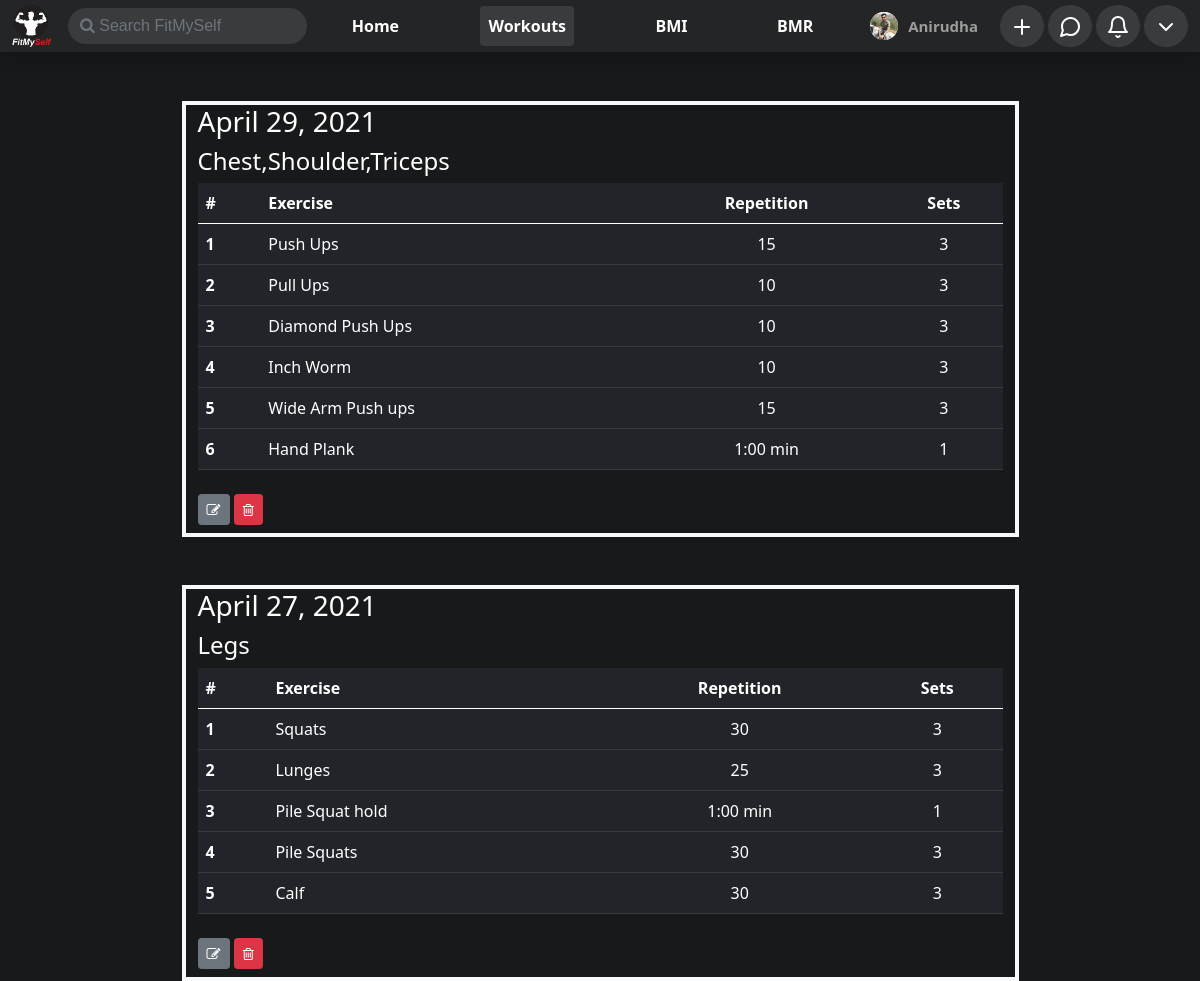
Page /workout/ (signed in) on the committed database.
### home/models.py (models this page shows, shortened)
class ProfilePictures(models.Model):
    user = models.ForeignKey(User,on_delete=models.CASCADE,null=True)
    upload_on = models.DateTimeField(default = timezone.now,null=True)
    display_picture = models.ImageField(upload_to=dpPath,null=True,blank=True)

### workout/models.py (models this page shows, shortened)
class Workout(models.Model):
    user = models.ForeignKey(User,on_delete=models.CASCADE,null=True,blank=True)
    date = models.DateField(default=timezone.now)
    parts = models.CharField(max_length=50,null=True)
    slug = models.CharField(max_length=50,null=True,blank=True)

class Exercise(models.Model):
    workout = models.ForeignKey(Workout,on_delete=models.CASCADE)
    name = models.CharField(max_length=50)
    repetition = models.CharField(max_length=50)
    sets = models.IntegerField(null=True)

### workout/views.py (the view)
# urls.py: path('workout/',include('workout.urls')),
def workout(request):
    if not request.user.is_authenticated:
        return redirect('/')
    page = request.GET.get('page',1)
    exercises = []
    workout_list = Workout.objects.filter(user = request.user).order_by("-date")
    paginator = Paginator(workout_list,2)
    try:
        workouts = paginator.page(page)
    except PageNotAnInteger:
        workouts = paginator.page(1)
    except EmptyPage:
        workouts = paginator.page(paginator.num_pages)
    for workout in workout_list:
        exercises.append(Exercise.objects.filter(workout=workout))
    params = {
        'workouts' : workouts,
        'exercises' : exercises,
    }
    return render(request,'workout/workout.html',params)

### calculator/context_processor.py (called while the page is built)
def userBmi(request):
    if request.user.is_authenticated:
        try:
            bmi = Bmi.objects.get(user = request.user)
            params = {
                "bmi" : bmi
            }
        except Bmi.DoesNotExist:
            params = {}
    else:
        params = {}
    return params

def userBmr(request):
    if request.user.is_authenticated:
        try:
            bmr = Bmr.objects.get(user = request.user)
            params = {
                "bmr" : bmr
            }
        except Bmr.DoesNotExist:
            params = {}
    else:
        params = {}
    return params

### home/context_processor.py (called while the page is built)
def user_profile(request):
    if request.user.is_authenticated:
        try:
            user = UserExtended.objects.get(user = request.user)
            user_profile = ProfilePictures.objects.filter(user=request.user).order_by("-upload_on").first()
            params = {
                "user" : user,
                "user_profile" : user_profile,
                "media" : settings.MEDIA_URL,
            }
        except ProfilePictures.DoesNotExist:
            params ={}
    else:
        params = {}
    return params

def search(request):
    if request.user.is_authenticated:
        if request.GET.get('search') is not None:
            result = {}
            profile_pics = []
            querry = request.GET.get('search')
            users = User.objects.filter(
                Q(first_name__icontains=querry) |
                Q(last_name__icontains=querry)
            )
            for user in users:
                result[UserExtended.objects.filter(user=user).first()] = ProfilePictures.objects.filter(user=user).order_by("-upload_on").first()
            print(result)
            params = {
                'result' : result,
            }
        else:
            params = {}
    else:
        params = {}
    return params

### home/templatetags/extras.py (called while the page is built)
@register.filter(name="value")
def value(dict,key):
    try:
        return dict[key].display_picture
    except AttributeError:
        return dict[key]

### workout/templates/workout/workout.html (shortened to what this page needs)
{% extends 'base.html' %}
{% load static %}
{% block body %}
<div class="container infinite-container" id="main-div">
    {% for workout in workouts %}
    <div class="workout infinite-item mx-auto mt-5 border container-fluid border-light border-4">
        <h3>{{workout.date}}</h3>
        <h4>{{workout.parts}}</h4>
        <div class="table-responsive">
            <table class="table table-dark">
                <thead>
                    <tr>
                        <th>#</th>
                        <th>Exercise</th>
                        <th class="text-center">Repetition</th>
                        <th class="text-center">Sets</th>
                    </tr>
                </thead>
                <tbody>
                    {% for exercise in exercises %}
                    {% for i in exercise %}
                    {% if i.workout == workout %}
                    <tr>
                        <th>{{forloop.counter}}</th>
                        <td>{{i.name}}</td>
                        <td class="text-center">{{i.repetition}}</td>
                        <td class="text-center">{{i.sets}}</td>
                    </tr>
                    {% endif %}
                    {% endfor %}
                    {% endfor %}
                </tbody>
            </table>
        </div>
        <div class="my-2">
            <a href="/workout/update_workout/{{workout.slug}}" class="btn btn-sm btn-secondary"><i class="fa fa-edit"></i></a>
            <a href="/workout/delete_workout/{{workout.slug}}" class="btn btn-sm btn-danger"><i class="fa fa-trash-o"></i></a>
        </div>
    </div>
    {% endfor %}
</div>
{% endblock body %}

### templates/base.html (shortened to what this page needs)
{% load static %}
{% load humanize %}
{% load extras %}
<!doctype html>
<html lang="en">
<head>
    <link href="https://cdn.jsdelivr.net/npm/bootstrap@5.0.0-beta1/dist/css/bootstrap.min.css" rel="stylesheet"
>
    <link rel="stylesheet" href="https://cdnjs.cloudflare.com/ajax/libs/font-awesome/4.7.0/css/font-awesome.min.css">
</head>
<body style="background-color: #18191a;">
    <nav class="navbar shadow p-0 navbar-expand-lg fixed-top navbar-dark navbar-bg" id="navbar">
        <div class="container-fluid">
            <div class="logo">
                <a class="navbar-brand text-right" href="/"><img src="{% static 'images/logo.png' %}" width="40px"
                        alt="logo"></a>
                <form id="search-form" action="" method="get">
                    <input class="no-outline text-light outline-none form-control rounded-pill me-2" id="search" name="search" onchange="form.submit()" type="text" placeholder="&#xF002; Search FitMySelf" style="font-family:Arial, FontAwesome" aria-label="Search">
                </form>
            </div>
            <div class="collapse navbar-collapse" id="navbarSupportedContent">
                <ul class="navbar-nav mb-2 mb-lg-0" id="main-nav">
                    <li class="nav-item">
                        <a href="/" class="navbar-link rounded nav-link {% if request.get_full_path == '/' %} nav-active {% endif %}">Home</a>
                    </li>
                    <li class="nav-item">
                        <a href="/workout" class="navbar-link rounded nav-link {% if request.get_full_path == '/workout/' %} nav-active {% endif %}">Workouts</a>
                    </li>
                    <li class="nav-item">
                        <a href="/calculator/bmi_calculator" class="navbar-link rounded nav-link {% if request.get_full_path == '/calculator/bmi_calculator' %} nav-active {% endif %}">BMI</a>
                    </li>
                    <li class="nav-item">
                        <a href="/calculator/bmr_calculator" class="navbar-link rounded nav-link {% if request.get_full_path == '/calculator/bmr_calculator' %} nav-active {% endif %}">BMR</a>
                    </li>
                </ul>
                {% if request.user.is_authenticated %}
                <ul class="navbar-nav mb-2 mb-lg-0" id="secondary-nav" onresize="changeSize()">
                    <li class="nav-item rounded-pill px-2 profile-name {% if request.get_full_path == '/'|addstr:request.user.slug %}nav-active{% endif %}" style="width: max-content;">
                        <div class="d-flex my-auto h-100  justify-content-between align-items-center">
                            <span class="icon rounded-circle bg-light">
                                <img src="{% if user_profile %}{{media}}{{user_profile.display_picture}}{% else %}{% static 'images/user.svg' %}{% endif %}"
                                    class="rounded-circle" style="width: 100%; height: 100%;" alt="">
                            </span>
                            <a href="/user/{{user.slug}}" class="nav-link py-0" style="font-size: .9375rem; font-weight: 600;">
                                {{request.user.first_name}}
                            </a>
                        </div>
                    </li>
                    <li class="nav-item dropdown">
                        <span class="icon w-100 h-100 basic-nav rounded-circle">
                            <a href="#" class="nav-link" id="add" role="button" data-bs-toggle="dropdown" aria-expanded="false">
                                <img src="{% static 'images/plus.svg' %}" class="w-100 h-100" alt="">
                            </a>
                        </span>
                    </li>
                    <li class="nav-item">
                        <span class="icon w-100 h-100 basic-nav rounded-circle">
                            <a class="nav-link" href="/messenger" id="messengerDropdown" role="button">
                                <img src="{% static 'images/mess.svg' %}" class="w-100 h-100" style="height: 100%; width: 100%;" alt="">
                            </a>
                        </span>
                    </li>
                    <li class="nav-item dropdown">
                        <span class="icon w-100 h-100 basic-nav rounded-circle">
                            <a class="nav-link" href="#" id="notificationDropdown" role="button" data-bs-toggle="dropdown" aria-expanded="false">
                                <img src="{% static 'images/bell.svg' %}" style="width: 100%; height: 100%;" alt="">
                            </a>
                        </span>
                    </li>
                    <li class="nav-item">
                        <span class="dropdown icon w-100 h-100 basic-nav rounded-circle">
                            <a class="nav-link" id="profileDropdown" href="#" role="button" id="profileDropdown"
                                data-bs-toggle="dropdown" aria-expanded="false">
                                <img src="{% static 'images/chevron-down.svg' %}" style="width: 100%; height: 100%;"
                                    alt="">
                            </a>
                        </span>
                    </li>
                </ul>
                {% endif %}
            </div>
        </div>
    </nav>
    {% block body %}
    {% endblock body %}
</body>
</html>

### templates/base.html (style rules this page uses)
.navbar-bg { background-color: #242526; }
.navbar-link { color: white !important; font-weight: bold !important; }
.nav-active { background-color: #3a3b3c; }
.logo { outline: none !important; display: flex; justify-content: space-between; align-items: center; width: max-content; }
.logo input { background-color: #3a3b3c; border: none; outline: none !important; }
#search-form { width: max-content; }
#main-nav { margin: 0 auto; display: flex; justify-content: space-around; }
#secondary-nav { width: max-content; }
#secondary-nav li { margin: 0 2px; }
.icon { margin: 0 2px; height: 28px; width: 28px; display: flex; align-items: center; justify-content: center; }
.basic-nav { color: white; background-color: #3a3b3c; }

### workout/templates/workout/workout.html (style rules this page uses)
#main-div { margin-top: 0; padding-top: 1px; }
.workout { width: 75%; color: white; }

### rows in the picture
ProfilePictures: display_picture (picture)
Workout: date "April 29, 2021", parts "Chest,Shoulder,Triceps"
Exercise: name "Push Ups", repetition "15", sets "3"
Exercise: name "Pull Ups", repetition "10", sets "3"
Exercise: name "Diamond Push Ups", repetition "10", sets "3"
Exercise: name "Inch Worm", repetition "10", sets "3"
Exercise: name "Wide Arm Push ups", repetition "15", sets "3"
Exercise: name "Hand Plank", repetition "1:00 min", sets "1"
Workout: date "April 27, 2021", parts "Legs"
Exercise: name "Squats", repetition "30", sets "3"
Exercise: name "Lunges", repetition "25", sets "3"
Exercise: name "Pile Squat hold", repetition "1:00 min", sets "1"
Exercise: name "Pile Squats", repetition "30", sets "3"
Exercise: name "Calf", repetition "30", sets "3"

### other values in the picture
{{ request.user.first_name }} "Anirudha"
